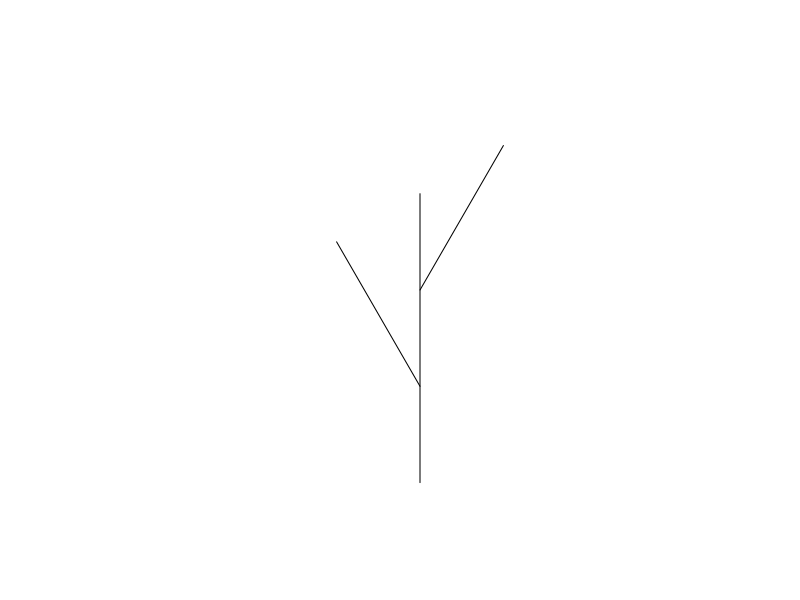
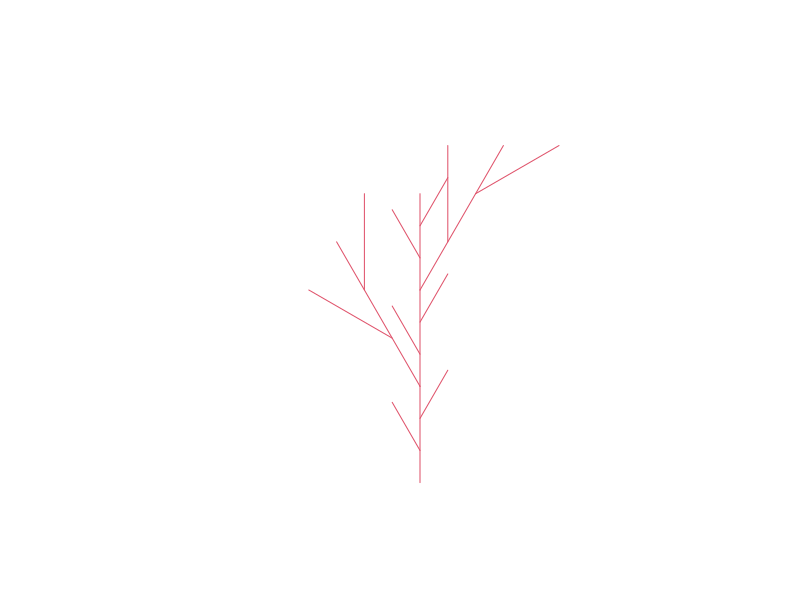
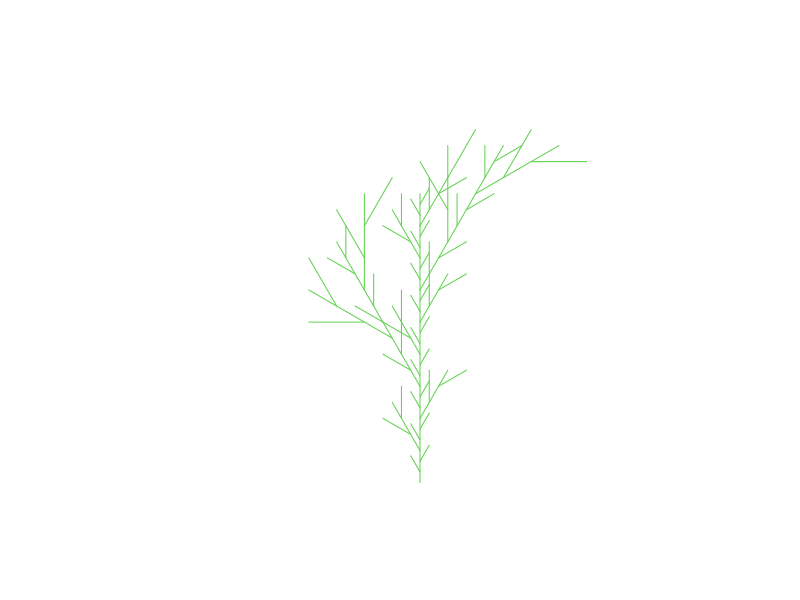
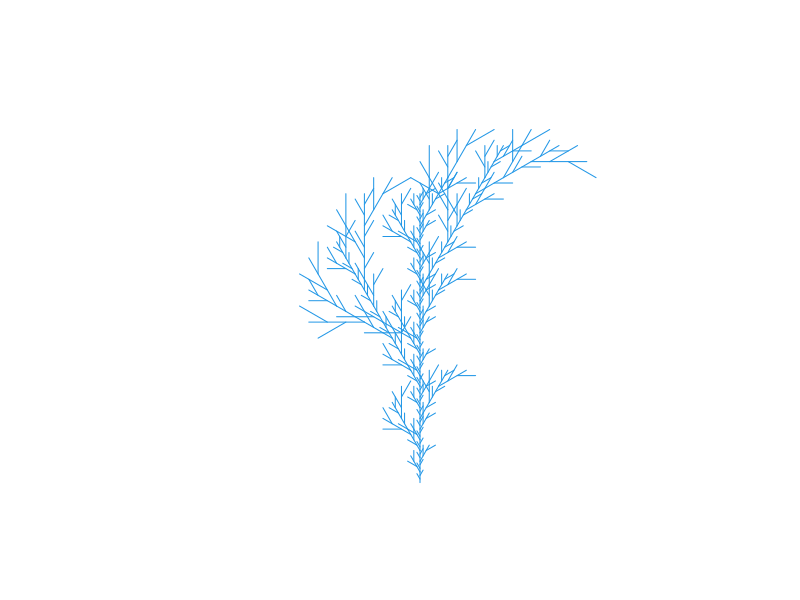
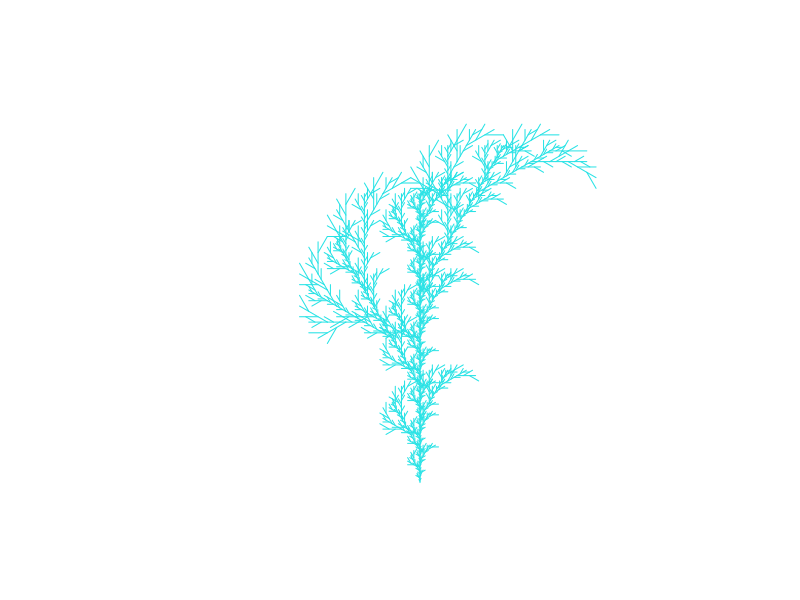

The R source for these figures, in order:
## generate a tree by recursion
## author: Taiyun Wei <taiyun.wei@cos.name>
recur.tree <- function(x1, y1, x2, y2, n, xlim = c(-1, 
    1), ylim = c(0, 2), col = "blue", add = FALSE) {
    if (!add) 
        plot(0, 0, xlim = xlim, ylim = ylim, type = "n", xlab = "", 
            ylab = "", asp = 1, ann = FALSE, axes = FALSE)
    tree <- function(x1, y1, x2, y2, n) {
        flag <- 0
        theta <- pi/6
        if (x2 < x1) 
            flag <- 1
        if (n > 1) {
            tree(x1, y1, (2 * x1 + x2)/3, (2 * y1 + y2)/3, n - 
                1)
            tree((2 * x1 + x2)/3, (2 * y1 + y2)/3, (2 * x2 + 
                x1)/3, (2 * y2 + y1)/3, n - 1)
            tree((2 * x2 + x1)/3, (2 * y2 + y1)/3, x2, y2, n - 
                1)
            tree((2 * x1 + x2)/3, (2 * y1 + y2)/3, (2 * x1 + 
                x2)/3 + sin(pi/2 - atan((y2 - y1)/(x2 - x1)) - 
                theta + flag * pi) * sqrt(((y2 - y1)^2 + (x2 - 
                x1)^2)/3), (2 * y1 + y2)/3 + cos(pi/2 - atan((y2 - 
                y1)/(x2 - x1)) - theta + flag * pi) * sqrt(((y2 - 
                y1)^2 + (x2 - x1)^2)/3), n - 1)
            tree((2 * x2 + x1)/3, (2 * y2 + y1)/3, (2 * x2 + 
                x1)/3 + sin(pi/2 - atan((y2 - y1)/(x2 - x1)) + 
                theta + flag * pi) * sqrt(((y2 - y1)^2 + (x2 - 
                x1)^2)/3), (2 * y2 + y1)/3 + cos(pi/2 - atan((y2 - 
                y1)/(x2 - x1)) + theta + flag * pi) * sqrt(((y2 - 
                y1)^2 + (x2 - x1)^2)/3), n - 1)
        }
        else {
            x <- c(x1, x2)
            y <- c(y1, y2)
            xx <- c((2 * x1 + x2)/3, (2 * x1 + x2)/3 + sin(pi/2 - 
                atan((y2 - y1)/(x2 - x1)) - theta + flag * pi) * 
                sqrt(((y2 - y1)^2 + (x2 - x1)^2)/3))
            yy <- c((2 * y1 + y2)/3, (2 * y1 + y2)/3 + cos(pi/2 - 
                atan((y2 - y1)/(x2 - x1)) - theta + flag * pi) * 
                sqrt(((y2 - y1)^2 + (x2 - x1)^2)/3))
            xxx <<- c((2 * x2 + x1)/3, (2 * x2 + x1)/3 + sin(pi/2 - 
                atan((y2 - y1)/(x2 - x1)) + theta + flag * pi) * 
                sqrt(((y2 - y1)^2 + (x2 - x1)^2)/3))
            yyy <<- c((2 * y2 + y1)/3, (2 * y2 + y1)/3 + cos(pi/2 - 
                atan((y2 - y1)/(x2 - x1)) + theta + flag * pi) * 
                sqrt(((y2 - y1)^2 + (x2 - x1)^2)/3))
            lines(x, y, type = "l", col = col)
            lines(xx, yy, type = "l", col = col)
            lines(xxx, yyy, type = "l", col = col)
        }
    }
    tree(x1, y1, x2, y2, n)
}

## example
for (i in 1:5) {
    recur.tree(0, 0, 0, 1.5, i, col = i)
    Sys.sleep(1)
}
## plot.tree(0.6, 0, 0.6, 0.4, 4, add = TRUE, col = "red") 
